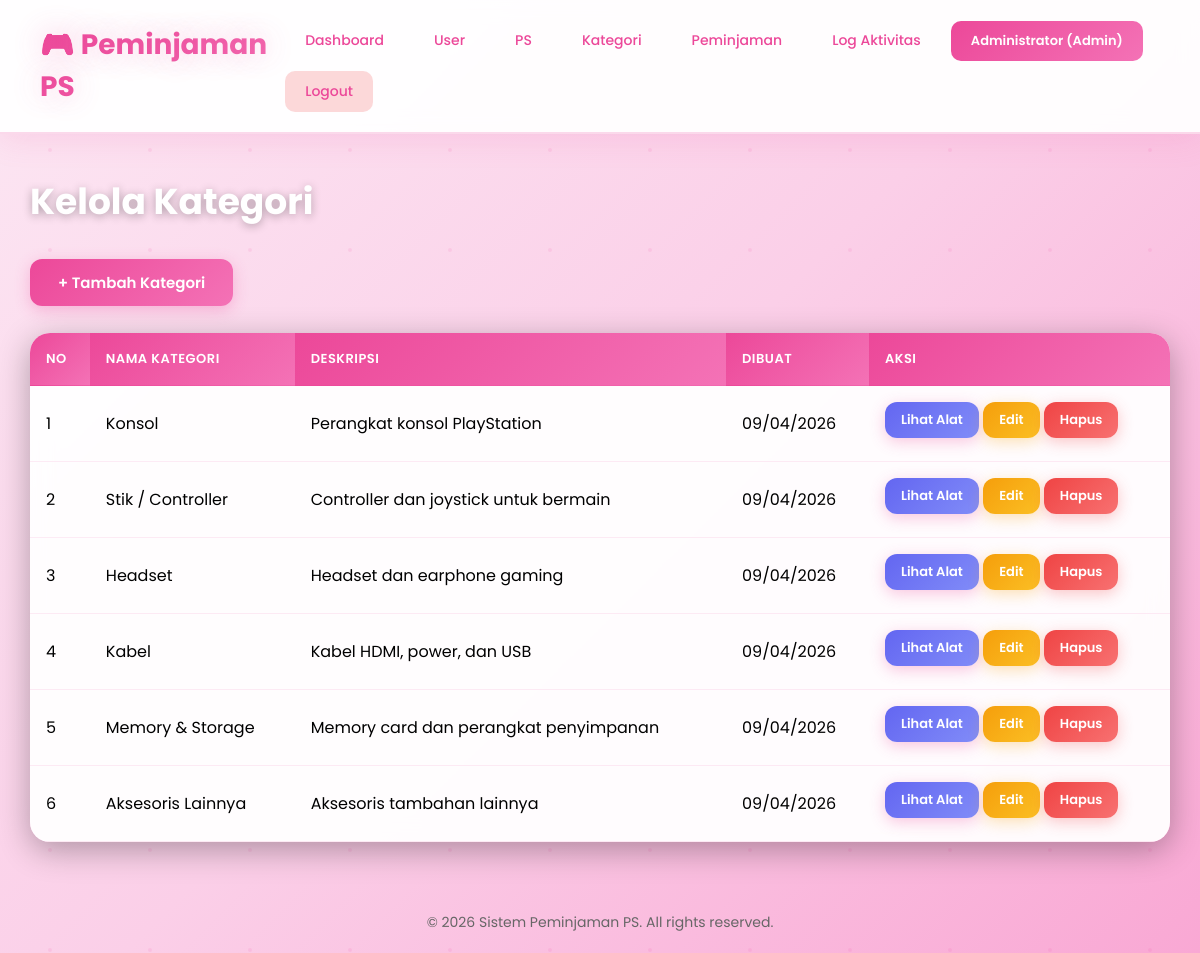
Page /index.php?page=kategori&action=index (signed in) on the committed database.
### tables this page shows
CREATE TABLE IF NOT EXISTS kategori (
    id INT AUTO_INCREMENT PRIMARY KEY,
    nama_kategori VARCHAR(100) NOT NULL,
    deskripsi TEXT,
    created_at TIMESTAMP DEFAULT CURRENT_TIMESTAMP
);

### config/Database.php (called while the page is built, shortened)
<?php
class Database {
    private $host = "localhost";
    private $db_name = "peminjaman_ps";
    private $username = "root";
    private $password = "";
    public function getConnection() {
        $this->conn = null;
        try {
            $this->conn = new PDO("mysql:host=" . $this->host . ";dbname=" . $this->db_name, $this->username, $this->password);
            $this->conn->setAttribute(PDO::ATTR_ERRMODE, PDO::ERRMODE_EXCEPTION);
            $this->conn->exec("set names utf8");
        } catch(PDOException $exception) {
            echo "Connection error: " . $exception->getMessage();
        }
        return $this->conn;
    }
}

### models/Kategori.php (called while the page is built, shortened)
<?php
class Kategori {
    private $conn;
    private $table_name = "kategori";
    public function __construct($db) {
        $this->conn = $db;
    }
    public function read() {
        $query = "SELECT * FROM " . $this->table_name . " ORDER BY created_at DESC";
        $stmt = $this->conn->prepare($query);
        $stmt->execute();
        return $stmt;
    }
}

### views/kategori/index.php (the view, shortened to what this page needs)
<?php require_once 'views/layouts/header.php'; ?>
<div class="content">
    <h1>Kelola Kategori</h1>
    <div style="margin-bottom: 20px;">
        <a href="index.php?page=kategori&action=create" class="btn">+ Tambah Kategori</a>
    </div>
    <table>
        <thead>
            <tr>
                <th>No</th>
                <th>Nama Kategori</th>
                <th>Deskripsi</th>
                <th>Dibuat</th>
                <th>Aksi</th>
            </tr>
        </thead>
        <tbody>
            <?php $no = 1; while($row = $stmt->fetch(PDO::FETCH_ASSOC)): ?>
            <tr>
                <td><?php echo $no++; ?></td>
                <td><?php echo htmlspecialchars($row['nama_kategori']); ?></td>
                <td><?php echo htmlspecialchars($row['deskripsi'] ?? '-'); ?></td>
                <td><?php echo date('d/m/Y', strtotime($row['created_at'])); ?></td>
                <td>
                    <a href="index.php?page=kategori&action=detail&id=<?php echo $row['id']; ?>" class="btn btn-sm" style="background:linear-gradient(135deg,#6366f1,#818cf8)">Lihat Alat</a>
                    <a href="index.php?page=kategori&action=edit&id=<?php echo $row['id']; ?>" class="btn btn-warning btn-sm">Edit</a>
                    <a href="index.php?page=kategori&action=delete&id=<?php echo $row['id']; ?>" class="btn btn-danger btn-sm"
                       onclick="return confirm('Hapus kategori ini? Semua alat di dalamnya ikut terhapus.')">Hapus</a>
                </td>
            </tr>
            <?php endwhile; ?>
        </tbody>
    </table>
</div>
<?php require_once 'views/layouts/footer.php'; ?>

### views/layouts/header.php (style rules this page uses)
* { margin: 0; padding: 0; box-sizing: border-box; }
body { font-family: 'Poppins', sans-serif; background: linear-gradient(135deg, #fce7f3 0%, #fbcfe8 50%, #f9a8d4 100%); min-height: 100vh; position: relative; }
body::before { content: ''; position: fixed; top: 0; left: 0; width: 100%; height: 100%; pointer-events: none; z-index: 0; }
.content { max-width: 1400px; margin: 40px auto; padding: 0 30px; position: relative; z-index: 1; }
.content h1 { color: white; font-size: 36px; font-weight: 700; margin-bottom: 30px; text-shadow: 0 2px 10px rgba(0, 0, 0, 0.3); }
.btn { display: inline-block; padding: 12px 28px; background: linear-gradient(135deg, #ec4899, #f472b6); color: white; text-decoration: none; border-radius: 12px; border: none; cursor: pointer; font-size: 15px; font-weight: 600; transition: all 0.3s ease; box-shadow: 0 4px 15px rgba(236, 72, 153, 0.3); position: relative; overflow: hidden; }
.btn::before { content: ''; position: absolute; top: 50%; left: 50%; width: 0; height: 0; border-radius: 50%; background: rgba(255, 255, 255, 0.3); transform: translate(-50%, -50%); transition: width 0.6s, height 0.6s; }
.btn-danger { background: linear-gradient(135deg, #ef4444, #f87171); box-shadow: 0 4px 15px rgba(239, 68, 68, 0.3); }
.btn-warning { background: linear-gradient(135deg, #f59e0b, #fbbf24); box-shadow: 0 4px 15px rgba(245, 158, 11, 0.3); color: white; }
.btn-sm { padding: 8px 16px; font-size: 13px; }
table { width: 100%; background: rgba(255, 255, 255, 0.95); backdrop-filter: blur(10px); border-collapse: collapse; box-shadow: 0 8px 32px rgba(0, 0, 0, 0.3); border-radius: 20px; overflow: hidden; animation: fadeIn 0.5s ease; }
th, td { padding: 16px; text-align: left; border-bottom: 1px solid rgba(236, 72, 153, 0.1); }
th { background: linear-gradient(135deg, #ec4899, #f472b6); color: white; font-weight: 600; text-transform: uppercase; font-size: 13px; letter-spacing: 0.5px; }
tr { transition: all 0.3s ease; }

### rows in the picture
kategori: nama_kategori "Konsol", deskripsi "Perangkat konsol PlayStation", created_at "09/04/2026"
kategori: nama_kategori "Stik / Controller", deskripsi "Controller dan joystick untuk bermain", created_at "09/04/2026"
kategori: nama_kategori "Headset", deskripsi "Headset dan earphone gaming", created_at "09/04/2026"
kategori: nama_kategori "Kabel", deskripsi "Kabel HDMI, power, dan USB", created_at "09/04/2026"
kategori: nama_kategori "Memory & Storage", deskripsi "Memory card dan perangkat penyimpanan", created_at "09/04/2026"
kategori: nama_kategori "Aksesoris Lainnya", deskripsi "Aksesoris tambahan lainnya", created_at "09/04/2026"

### other values in the picture
$_SESSION['nama'] "Administrator"
$_SESSION['role'] "Admin"
